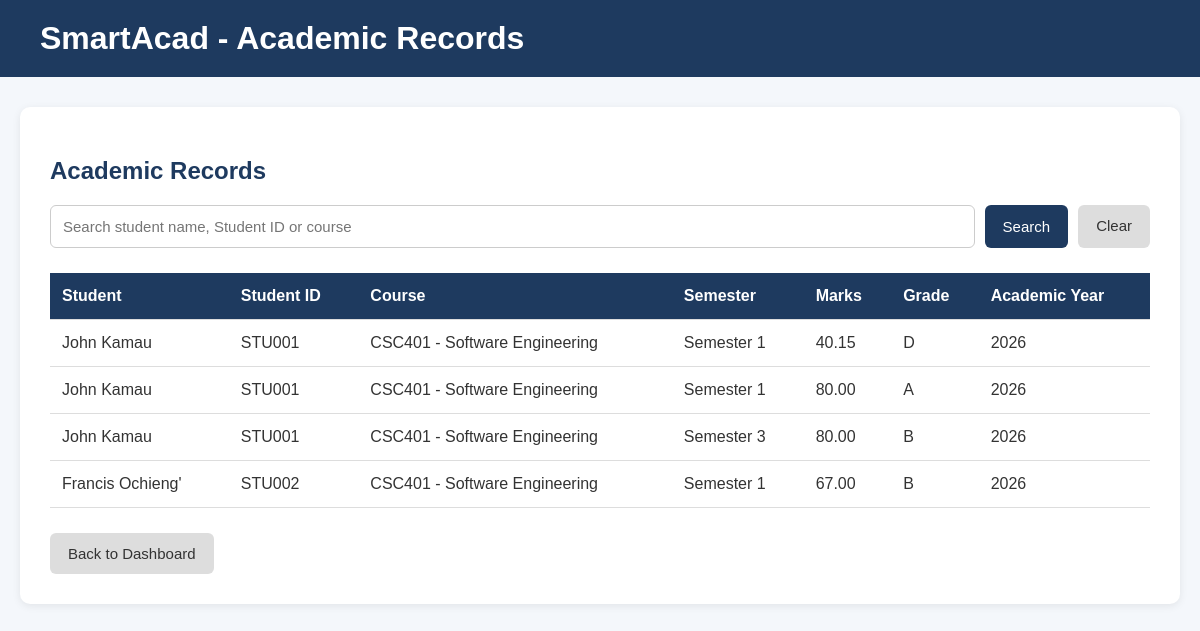
Page /lecturer-dashboard/academic-records/ (signed in) on the committed database.
### core/models.py (models this page shows, shortened)
class AcademicRecord(models.Model):
    student = models.ForeignKey(
        Student,
        on_delete=models.CASCADE
    )
    course_code = models.CharField(max_length=20)
    course_name = models.CharField(max_length=100)
    semester = models.CharField(max_length=20)
    marks = models.DecimalField(max_digits=5, decimal_places=2)
    grade = models.CharField(max_length=5)
    academic_year = models.CharField(max_length=20)
    credits = models.DecimalField(
        max_digits=5,
        decimal_places=2,
        default=Decimal("3.00"),
        validators=[MinValueValidator(Decimal("0.01"))],
    )

class Student(models.Model):
    user = models.OneToOneField(
        User,
        on_delete=models.CASCADE,
        null=True,
        blank=True
    )
    program = models.ForeignKey(
        Program,
        on_delete=models.PROTECT,
        null=True,
        blank=True,
        related_name="students",
    )
    student_id = models.CharField(max_length=20, unique=True)
    full_name = models.CharField(max_length=100)
    email = models.EmailField(unique=True)
    programme = models.CharField(max_length=100)
    year_of_study = models.PositiveIntegerField()
    gpa = models.DecimalField(
        max_digits=3,
        decimal_places=2,
        default=Decimal("0.00"),
    )

### core/views.py (the view, shortened to what this page needs)
@login_required
def lecturer_academic_records(request):
    if not request.user.groups.filter(name="Lecturer").exists():
        return redirect_user_by_role(request.user)
    lecturer = get_object_or_404(
        Lecturer,
        user=request.user,
    )
    search_query = request.GET.get("search", "").strip()
    course_codes = Course.objects.filter(
        lecturer=lecturer
    ).values_list(
        "course_code",
        flat=True,
    )
    records = (
        AcademicRecord.objects
        .select_related("student")
        .filter(course_code__in=course_codes)
        .order_by(
            "-academic_year",
            "student__student_id",
        )
    )
    paginator = Paginator(records, 20)
    records_page = paginator.get_page(
        request.GET.get("page")
    )
    return render(
        request,
        "lecturer_academic_records.html",
        {
            "lecturer": lecturer,
            "records": records_page,
            "search_query": search_query,
        },
    )

### core/templates/lecturer_academic_records.html (shortened to what this page needs)
<!DOCTYPE html>
<html lang="en">
<head>
</head>
<body>
<header>
    <h1>
        SmartAcad - Academic Records
    </h1>
</header>
<div class="container">
    <div class="card">
        <h2>Academic Records</h2>
        <form
            method="GET"
            class="search-form"
        >
            <input
                type="text"
                name="search"
                value="{{ search_query }}"
                placeholder="Search student name, Student ID or course"
            >
            <button type="submit">
                Search
            </button>
            <a
                href="{% url 'lecturer_academic_records' %}"
                class="button clear-button"
            >
                Clear
            </a>
        </form>
        <table>
            <thead>
                <tr>
                    <th>
                        Student
                    </th>
                    <th>
                        Student ID
                    </th>
                    <th>
                        Course
                    </th>
                    <th>
                        Semester
                    </th>
                    <th>
                        Marks
                    </th>
                    <th>
                        Grade
                    </th>
                    <th>
                        Academic Year
                    </th>
                </tr>
            </thead>
            <tbody>
                {% for record in records %}
                    <tr>
                        <td>
                            {{ record.student.full_name }}
                        </td>
                        <td>
                            {{ record.student.student_id }}
                        </td>
                        <td>
                            {{ record.course_code }} -
                            {{ record.course_name }}
                        </td>
                        <td>
                            {{ record.semester }}
                        </td>
                        <td>
                            {{ record.marks }}
                        </td>
                        <td>
                            {{ record.grade }}
                        </td>
                        <td>
                            {{ record.academic_year }}
                        </td>
                    </tr>
                {% empty %}
                    <tr>
                        <td colspan="7">
                            No academic records found.
                        </td>
                    </tr>
                {% endfor %}
            </tbody>
        </table>
        <a
            href="{% url 'lecturer_dashboard' %}"
            class="button back-button"
        >
            Back to Dashboard
        </a>
    </div>
</div>
</body>
</html>

### core/templates/lecturer_academic_records.html (style rules this page uses)
body { margin: 0; font-family: Arial, sans-serif; background: #f4f7fb; color: #333; }
header { background: #1e3a5f; color: white; padding: 20px 40px; }
header h1 { margin: 0; }
.container { max-width: 1200px; margin: 30px auto; padding: 0 20px; }
.card { background: white; padding: 30px; border-radius: 10px; box-shadow: 0 2px 8px rgba(0,0,0,0.08); }
h2 { color: #1e3a5f; }
.search-form { display: flex; gap: 10px; margin-bottom: 25px; }
.search-form input { flex: 1; padding: 12px; border: 1px solid #ccc; border-radius: 6px; font-size: 15px; }
.button, button { padding: 12px 18px; border: none; border-radius: 6px; text-decoration: none; cursor: pointer; font-size: 15px; }
button { background: #1e3a5f; color: white; }
.clear-button { background: #ddd; color: #333; }
table { width: 100%; border-collapse: collapse; }
th, td { padding: 14px 12px; border-bottom: 1px solid #ddd; text-align: left; }
th { background: #1e3a5f; color: white; }
.back-button { display: inline-block; margin-top: 25px; background: #ddd; color: #333; }

### rows in the picture
AcademicRecord: student.full_name "John Kamau", student.student_id "STU001", course_code "CSC401", course_name "Software Engineering", semester "Semester 1", marks "40.15", grade "D", academic_year "2026"
AcademicRecord: student.full_name "John Kamau", student.student_id "STU001", course_code "CSC401", course_name "Software Engineering", semester "Semester 1", marks "80.00", grade "A", academic_year "2026"
AcademicRecord: student.full_name "John Kamau", student.student_id "STU001", course_code "CSC401", course_name "Software Engineering", semester "Semester 3", marks "80.00", grade "B", academic_year "2026"
AcademicRecord: student.full_name "Francis Ochieng'", student.student_id "STU002", course_code "CSC401", course_name "Software Engineering", semester "Semester 1", marks "67.00", grade "B", academic_year "2026"
